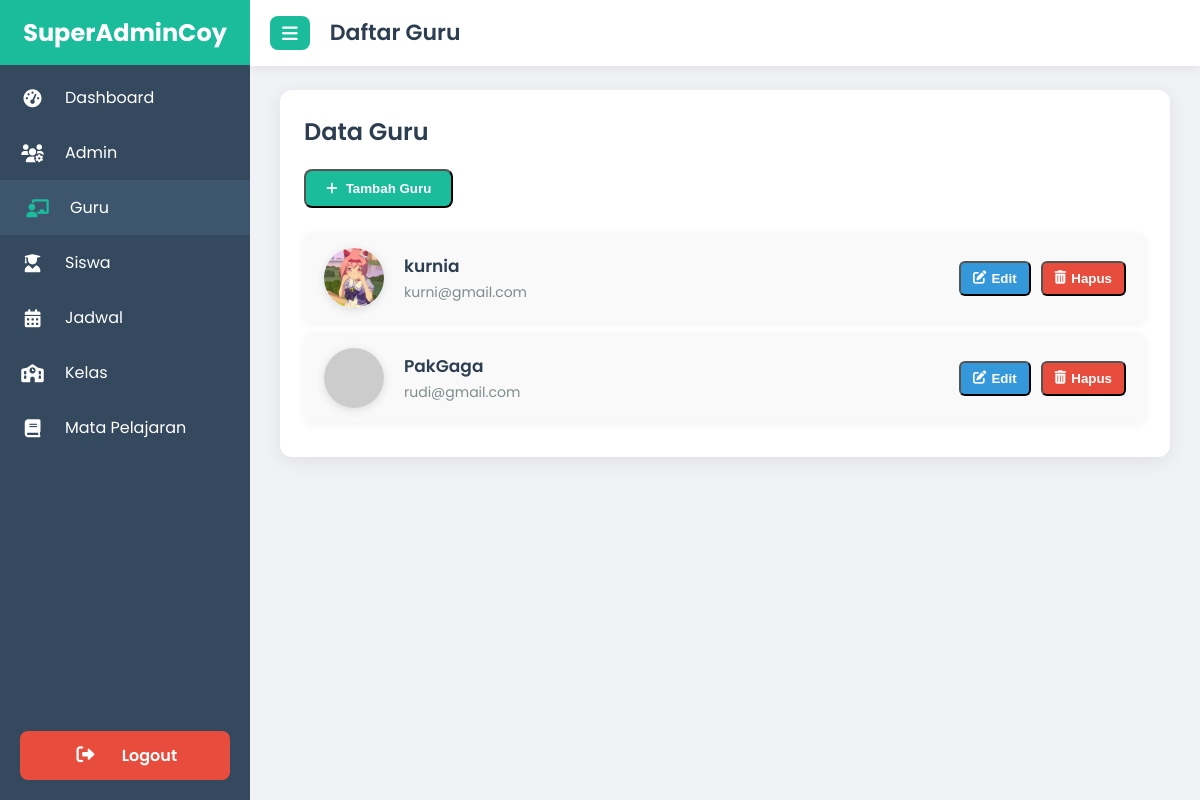
Before: /superadmin/guru/index.php (signed in) with the older database file.
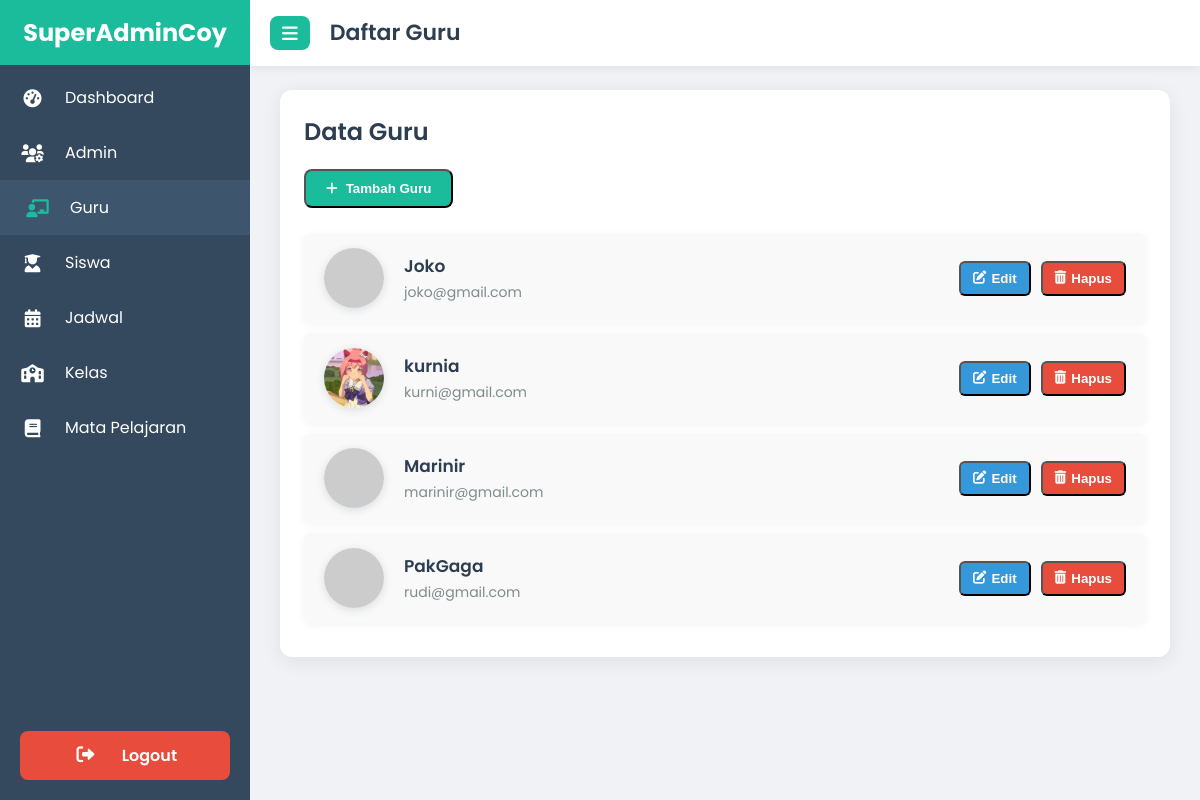
After: the same page with the newer database file.
### tables this page shows
CREATE TABLE `guru` (
  `id` int(11) NOT NULL,
  `nip` varchar(30) DEFAULT NULL,
  `name` varchar(100) DEFAULT NULL,
  `gender` enum('laki-laki','Perempuan') DEFAULT NULL,
  `email` varchar(100) DEFAULT NULL,
  `pass` varchar(255) DEFAULT NULL,
  `dob` date DEFAULT NULL,
  `no_hp` varchar(20) DEFAULT NULL,
  `photo` varchar(100) NOT NULL,
  `alamat` text DEFAULT NULL,
  `mapel` varchar(100) DEFAULT NULL,
  `admission_date` timestamp NOT NULL DEFAULT current_timestamp()
);

### superadmin/guru/index.php (the view, shortened to what this page needs)
<?php
require '../../koneksi.php';
$stmt = $pdo->query("SELECT * FROM guru ORDER BY name ASC");
$gurulist = $stmt->fetchAll();
?>
<!DOCTYPE html>
<html lang="id">
<head>
    <link href="https://cdnjs.cloudflare.com/ajax/libs/font-awesome/6.0.0-beta3/css/all.min.css" rel="stylesheet">
    <link rel="stylesheet" href="../../assets/admin.css">
</head>
<body>
    <div class="sidebar" id="sidebar">
        <div class="logo"><span>SuperAdminCoy</span></div>
        <nav>
            <a href="../dashboard_superadmin.php">
                <i class="fas fa-tachometer-alt"></i>
                <span>Dashboard</span>
            </a>
            <a href="../admin/index.php">
                <i class="fas fa-users-cog"></i>
                <span>Admin</span>
            </a>
            <a href="index.php" class="active">
                <i class="fas fa-chalkboard-teacher"></i>
                <span>Guru</span>
            </a>
            <a href="../siswa/index.php">
                <i class="fas fa-user-graduate"></i>
                <span>Siswa</span>
            </a>
            <a href="../jadwal/index.php">
                <i class="fas fa-calendar-alt"></i>
                <span>Jadwal</span>
            </a>
            <a href="../kelas/index.php">
                <i class="fas fa-school"></i>
                <span>Kelas</span>
            </a>
            <a href="../mapel/index.php">
                <i class="fas fa-book"></i>
                <span>Mata Pelajaran</span>
            </a>
            <div class="logout-button-container">
                <a onclick="showLogoutConfirm(event)">
                    <i class="fas fa-sign-out-alt"></i>
                    <span>Logout</span>
                </a>
            </div>
        </nav>
    </div>
    <div class="header" id="header">
        <button class="toggle-btn" onclick="toggleSidebar()">
            <i class="fas fa-bars"></i>
        </button>
        <h1>Daftar Guru</h1>
    </div>
    <div class="content" id="mainContent">
        <div class="card">
            <h2>Data Guru</h2>
            <button class="add-link" id="btn-tambah-guru">
                <i class="fas fa-plus"></i> Tambah Guru
            </button>
            <ul class="guru-list" id="guru-list">
                <?php foreach ($gurulist as $guru): ?>
                <li
                    data-id="<?= htmlspecialchars($guru['nip']) ?>"
                    data-nama="<?= htmlspecialchars($guru['name']) ?>"
                    data-nip="<?= htmlspecialchars($guru['nip']) ?>"
                    data-gender="<?= htmlspecialchars($guru['gender']) ?>"
                    data-dob="<?= htmlspecialchars($guru['dob']) ?>"
                    data-nohp="<?= htmlspecialchars($guru['no_hp']) ?>"
                    data-email="<?= htmlspecialchars($guru['email']) ?>"
                    data-alamat="<?= htmlspecialchars($guru['alamat']) ?>"
                    data-photo="<?= htmlspecialchars($guru['photo']) ?>"
                >
                    <div class="guru-info">
                        <img
                            src="../../uploads/guru/<?= htmlspecialchars($guru['photo']) ?>"
                            alt="Foto <?= htmlspecialchars($guru['name']) ?>"
                            loading="lazy"
                            onerror="this.onerror=null;this.src='https://placehold.co/60x60/cccccc/333333?text=No+Foto';"
                        >
                        <div class="guru-text">
                            <span class="guru-nama"><?= htmlspecialchars($guru['name']) ?></span>
                            <span class="guru-email"><?= htmlspecialchars($guru['email']) ?></span>
                        </div>
                    </div>
                    <div class="guru-actions">
                        <button class="action-link edit btn-edit">
                            <i class="fas fa-edit"></i> Edit
                        </button>
                        <button class="action-link delete btn-hapus" data-nip="<?= urlencode($guru['nip']) ?>">
                            <i class="fas fa-trash-alt"></i> Hapus
                        </button>
                    </div>
                </li>
                <?php endforeach; ?>
            </ul>
        </div>
    </div>
</body>
</html>

### assets/admin.css (style rules this page uses)
:root { --primary-color: #1abc9c; --secondary-color: #34495e; --background-color: #f0f2f5; --card-background: #ffffff; --text-color: #2c3e50; --light-text-color: #7f8c8d; --border-color: #e0e0e0; --shadow-color: rgba(0, 0, 0, 0.08); --sidebar-width: 250px; --sidebar-collapsed-width: 70px; }
* { box-sizing: border-box; margin: 0; padding: 0; }
body { font-family: 'Poppins', sans-serif; background-color: var(--background-color); display: flex; min-height: 100vh; color: var(--text-color); overflow-x: hidden; }
.sidebar { width: var(--sidebar-width); background-color: var(--secondary-color); position: fixed; top: 0; left: 0; height: 100%; transition: width 0.3s ease; z-index: 1000; padding-top: 70px; overflow: hidden; }
.sidebar .logo { color: #fff; font-size: 24px; font-weight: 700; text-align: center; padding: 15px 0; position: absolute; top: 0; left: 0; width: 100%; background: var(--primary-color); }
.sidebar nav a { display: flex; align-items: center; padding: 15px 20px; color: #fff; text-decoration: none; transition: background-color 0.2s ease, padding-left 0.2s ease; }
.sidebar nav a i { width: 25px; text-align: center; margin-right: 20px; font-size: 18px; }
.sidebar nav a:hover, .sidebar nav a.active { background-color: #3e566d; padding-left: 25px; }
.sidebar nav a.active i { color: var(--primary-color); }
.header { height: 65.5px; background-color: var(--card-background); box-shadow: 0 2px 10px var(--shadow-color); display: flex; align-items: center; padding: 0 20px; position: fixed; top: 0; left: var(--sidebar-width); width: calc(100% - var(--sidebar-width)); z-index: 999; transition: left 0.3s ease, width 0.3s ease; }
.header h1 { font-size: 22px; font-weight: 600; margin: 0; }
.content { flex-grow: 1; padding: 90px 30px 30px 30px; margin-left: var(--sidebar-width); transition: margin-left 0.3s ease; max-width: 100%; }
.toggle-btn { background-color: var(--primary-color); color: white; border: none; padding: 8px 12px; border-radius: 8px; cursor: pointer; font-size: 18px; display: flex; align-items: center; margin-right: 20px; transition: background-color 0.3s; }
.card { background: var(--card-background); border-radius: 12px; padding: 24px; box-shadow: 0 4px 20px var(--shadow-color); margin-bottom: 25px; max-width: 1200px; margin-left: auto; margin-right: auto; }
.card h2 { margin-bottom: 20px; font-size: 24px; font-weight: 600; color: var(--text-color); }
.add-link { display: inline-flex; align-items: center; gap: 8px; margin-bottom: 25px; padding: 10px 20px; background-color: var(--primary-color); color: white; text-decoration: none; border-radius: 8px; font-weight: 600; transition: background-color 0.3s, transform 0.2s; outline: none !important; box-shadow: none; }
.guru-list { list-style: none; padding: 0; }
.guru-list li { display: flex; align-items: center; background: #f9f9f9; margin-bottom: 10px; padding: 15px 20px; border-radius: 8px; justify-content: space-between; box-shadow: 0 2px 8px rgba(0, 0, 0, 0.05); transition: background-color 0.2s ease; }
.guru-info { display: flex; align-items: center; flex-grow: 1; }
.guru-info img { width: 60px; height: 60px; object-fit: cover; border-radius: 50%; margin-right: 20px; box-shadow: 0 2px 8px rgba(44,62,80,0.15); background: #fff; }
.guru-text { display: flex; flex-direction: column; }
.guru-nama { font-weight: 600; font-size: 17px; color: var(--text-color); margin-bottom: 3px; }
.guru-email { font-weight: 400; color: var(--light-text-color); font-size: 14px; }
.guru-actions { display: flex; gap: 10px; flex-wrap: wrap; }
.action-link { padding: 8px 12px; border-radius: 6px; text-decoration: none; font-weight: 600; transition: background-color 0.2s, color 0.2s; display: inline-flex; align-items: center; gap: 5px; outline: none !important; box-shadow: none; }
.action-link.edit { background-color: #3498db; color: white; }
.action-link.delete { background-color: #e74c3c; color: white; }
.sidebar .logout-button-container { position: absolute; bottom: 20px; left: 0; width: 100%; padding: 0 20px; }
.sidebar .logout-button-container a { background-color: #e74c3c; color: white; font-weight: 600; text-align: center; border-radius: 8px; display: block; padding: 12px 20px; text-decoration: none; transition: background-color 0.3s; }

Changed rows visible on the page:
added guru: name "Joko", email "joko@gmail.com"
added guru: name "Marinir", email "marinir@gmail.com"
